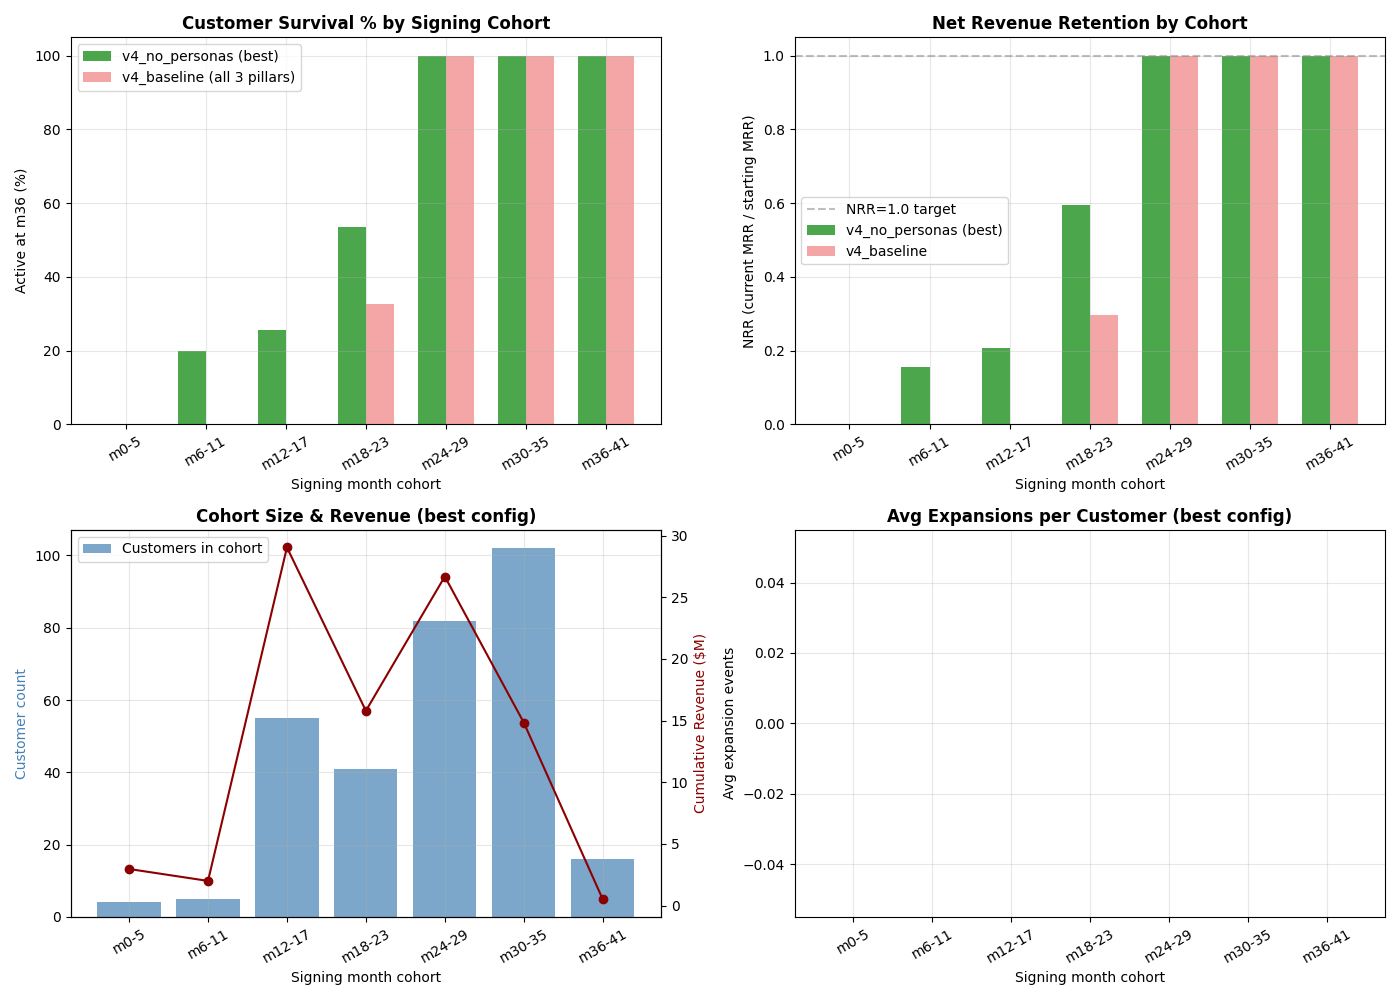

Reproduce this figure in Python.
"""
Customer cohort survival analysis.

Reads v4_best_customers_final.csv and v4_baseline_customers_final.csv,
groups customers by signing month into 6mo cohorts (m0-5, m6-11, ...),
and computes:
  - Cohort survival rate at end (% still active at m36)
  - Average expansion count per cohort
  - Revenue per cohort (cumulative)
  - Avg satisfaction per cohort

Generates customer_cohort_analysis.png + writes summary table to stdout.
"""

import csv
import sys
from collections import defaultdict
from typing import Dict, List


def read_customer_csv(path: str) -> List[Dict]:
    rows = []
    with open(path, encoding="utf-8") as f:
        r = csv.DictReader(f)
        for row in r:
            rows.append({
                "id": int(row["id"]),
                "segment": row["segment"],
                "signed_month": int(row["signed_month"]),
                "contract_size_usd": float(row["contract_size_usd"]),
                "demand_multiplier": float(row["demand_multiplier"]),
                "status": row["status"],
                "churn_month": int(row["churn_month"]) if row["churn_month"] else None,
                "expansion_count": int(row["expansion_count"]),
                "cumulative_revenue": float(row["cumulative_revenue"]),
                "months_active": int(row["months_active"]),
                "last_satisfaction": float(row["last_satisfaction"]),
            })
    return rows


def cohort_summary(customers: List[Dict], cohort_size: int = 6) -> List[Dict]:
    cohorts: Dict[int, List[Dict]] = defaultdict(list)
    for c in customers:
        cohort_idx = c["signed_month"] // cohort_size
        cohorts[cohort_idx].append(c)

    summary = []
    for ci in sorted(cohorts.keys()):
        cs = cohorts[ci]
        total = len(cs)
        active = sum(1 for c in cs if c["status"] == "active")
        survival = active / total if total else 0
        expansions = sum(c["expansion_count"] for c in cs)
        avg_expansions = expansions / total if total else 0
        total_rev = sum(c["cumulative_revenue"] for c in cs)
        avg_sat = sum(c["last_satisfaction"] for c in cs if c["last_satisfaction"] > 0) / max(1, sum(1 for c in cs if c["last_satisfaction"] > 0))
        starting_mrr = sum(c["contract_size_usd"] for c in cs)
        current_mrr = sum(c["contract_size_usd"] * c["demand_multiplier"] for c in cs if c["status"] == "active")
        nrr = current_mrr / starting_mrr if starting_mrr else 0

        summary.append({
            "cohort": f"m{ci*cohort_size}-{(ci+1)*cohort_size-1}",
            "signed_month_start": ci * cohort_size,
            "size": total,
            "active": active,
            "survival_pct": survival * 100,
            "avg_expansions": avg_expansions,
            "total_revenue": total_rev,
            "starting_mrr": starting_mrr,
            "current_mrr": current_mrr,
            "nrr": nrr,
            "avg_last_sat": avg_sat,
        })
    return summary


def emit_cohort_plot(best_summary: List[Dict], baseline_summary: List[Dict],
                     output_path: str = "customer_cohort_analysis.png") -> bool:
    try:
        import matplotlib
        matplotlib.use("Agg")
        import matplotlib.pyplot as plt
    except ImportError:
        return False

    fig, ax = plt.subplots(2, 2, figsize=(14, 10))

    # Panel 1: Survival % by cohort
    cohorts = [s["cohort"] for s in best_summary]
    best_surv = [s["survival_pct"] for s in best_summary]
    base_surv = [s["survival_pct"] for s in baseline_summary[:len(best_summary)]] if baseline_summary else []

    x = range(len(cohorts))
    w = 0.35
    ax[0][0].bar([i - w/2 for i in x], best_surv, w, label="v4_no_personas (best)", color="green", alpha=0.7)
    if base_surv:
        ax[0][0].bar([i + w/2 for i in x], base_surv, w, label="v4_baseline (all 3 pillars)", color="lightcoral", alpha=0.7)
    ax[0][0].set_title("Customer Survival % by Signing Cohort", fontweight="bold")
    ax[0][0].set_xlabel("Signing month cohort")
    ax[0][0].set_ylabel("Active at m36 (%)")
    ax[0][0].set_xticks(list(x))
    ax[0][0].set_xticklabels(cohorts, rotation=30)
    ax[0][0].legend()
    ax[0][0].grid(True, alpha=0.3)

    # Panel 2: NRR by cohort
    best_nrr = [s["nrr"] for s in best_summary]
    base_nrr = [s["nrr"] for s in baseline_summary[:len(best_summary)]] if baseline_summary else []
    ax[0][1].bar([i - w/2 for i in x], best_nrr, w, label="v4_no_personas (best)", color="green", alpha=0.7)
    if base_nrr:
        ax[0][1].bar([i + w/2 for i in x], base_nrr, w, label="v4_baseline", color="lightcoral", alpha=0.7)
    ax[0][1].axhline(1.0, color="gray", linestyle="--", alpha=0.5, label="NRR=1.0 target")
    ax[0][1].set_title("Net Revenue Retention by Cohort", fontweight="bold")
    ax[0][1].set_xlabel("Signing month cohort")
    ax[0][1].set_ylabel("NRR (current MRR / starting MRR)")
    ax[0][1].set_xticks(list(x))
    ax[0][1].set_xticklabels(cohorts, rotation=30)
    ax[0][1].legend()
    ax[0][1].grid(True, alpha=0.3)

    # Panel 3: Cohort size + cumulative revenue
    sizes = [s["size"] for s in best_summary]
    revs = [s["total_revenue"] / 1e6 for s in best_summary]
    ax[1][0].bar(x, sizes, color="steelblue", alpha=0.7, label="Customers in cohort")
    ax[1][0].set_title("Cohort Size & Revenue (best config)", fontweight="bold")
    ax[1][0].set_xlabel("Signing month cohort")
    ax[1][0].set_ylabel("Customer count", color="steelblue")
    ax[1][0].set_xticks(list(x))
    ax[1][0].set_xticklabels(cohorts, rotation=30)
    ax[1][0].legend(loc="upper left")
    ax[1][0].grid(True, alpha=0.3)
    ax2 = ax[1][0].twinx()
    ax2.plot(x, revs, "darkred", marker="o", label="Cum Revenue ($M)")
    ax2.set_ylabel("Cumulative Revenue ($M)", color="darkred")

    # Panel 4: Avg expansions by cohort
    best_exp = [s["avg_expansions"] for s in best_summary]
    ax[1][1].bar(x, best_exp, color="orange", alpha=0.7)
    ax[1][1].set_title("Avg Expansions per Customer (best config)", fontweight="bold")
    ax[1][1].set_xlabel("Signing month cohort")
    ax[1][1].set_ylabel("Avg expansion events")
    ax[1][1].set_xticks(list(x))
    ax[1][1].set_xticklabels(cohorts, rotation=30)
    ax[1][1].grid(True, alpha=0.3)

    plt.tight_layout()
    plt.savefig(output_path, dpi=100)
    plt.close()
    return True


def main():
    if len(sys.argv) > 1 and sys.argv[1] == "--help":
        print("Usage: python customer_cohort_analysis.py")
        print("Reads v4_best_customers_final.csv and v4_baseline_customers_final.csv")
        print("Writes customer_cohort_analysis.png + prints summary table")
        return

    print("Loading customer data...")
    best = read_customer_csv("v4_best_customers_final.csv")
    baseline = read_customer_csv("v4_baseline_customers_final.csv")

    print(f"\nv4_no_personas (best): {len(best)} customers ({sum(1 for c in best if c['status']=='active')} active at m36)")
    print(f"v4_baseline (all 3):   {len(baseline)} customers ({sum(1 for c in baseline if c['status']=='active')} active at m36)")
    print()

    best_summary = cohort_summary(best, cohort_size=6)
    base_summary = cohort_summary(baseline, cohort_size=6)

    print("=== v4_no_personas (best) — cohort summary ===")
    print(f"{'Cohort':10s} {'Size':>5s} {'Active':>6s} {'Survival':>10s} {'Avg Exp':>8s} {'NRR':>6s} {'Last Sat':>9s} {'Cum Rev':>11s}")
    print("-" * 78)
    for s in best_summary:
        print(f"{s['cohort']:10s} {s['size']:>5d} {s['active']:>6d} {s['survival_pct']:>9.1f}% {s['avg_expansions']:>8.2f} {s['nrr']:>6.2f} {s['avg_last_sat']:>9.3f} ${s['total_revenue']:>10,.0f}")

    print()
    print("=== v4_baseline (all 3 pillars) — cohort summary ===")
    print(f"{'Cohort':10s} {'Size':>5s} {'Active':>6s} {'Survival':>10s} {'Avg Exp':>8s} {'NRR':>6s} {'Last Sat':>9s} {'Cum Rev':>11s}")
    print("-" * 78)
    for s in base_summary:
        print(f"{s['cohort']:10s} {s['size']:>5d} {s['active']:>6d} {s['survival_pct']:>9.1f}% {s['avg_expansions']:>8.2f} {s['nrr']:>6.2f} {s['avg_last_sat']:>9.3f} ${s['total_revenue']:>10,.0f}")

    print()
    plotted = emit_cohort_plot(best_summary, base_summary)
    if plotted:
        print("Saved -> customer_cohort_analysis.png")
    else:
        print("matplotlib not available; skipped plot")


if __name__ == "__main__":
    main()
